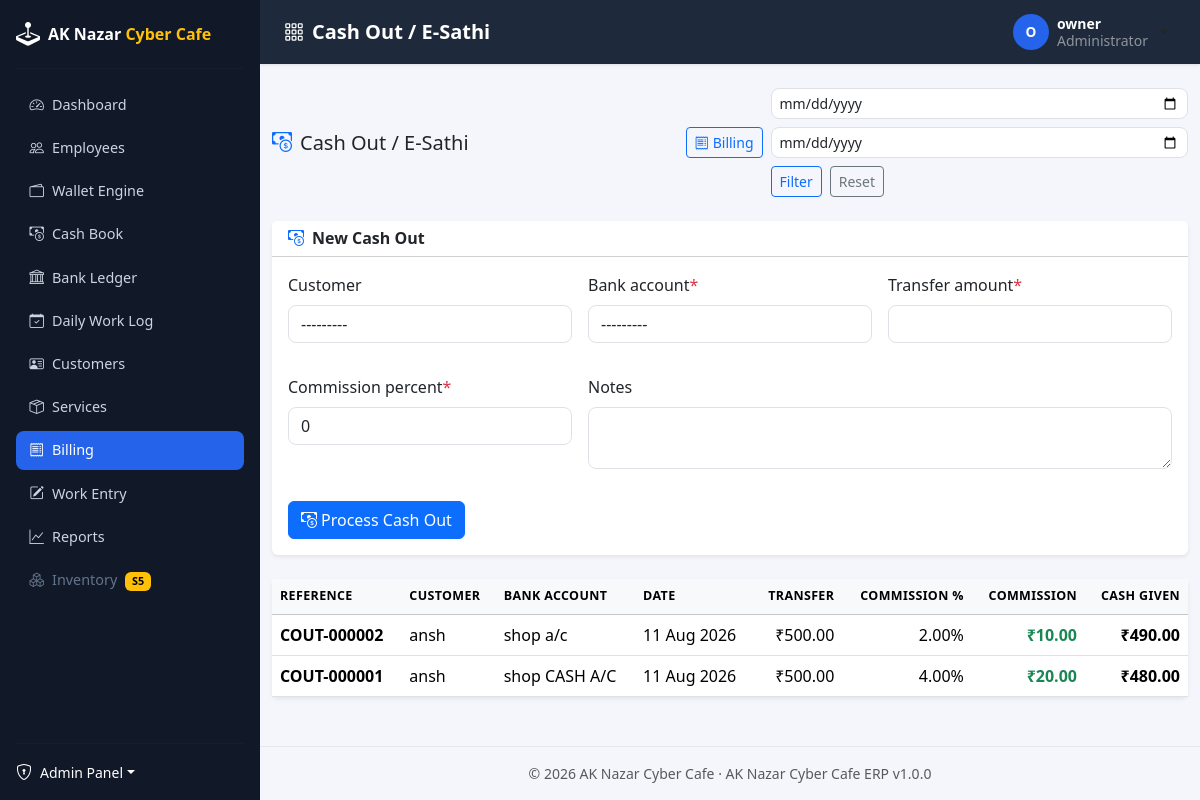
Page /billing/cashout/ (signed in) on the committed database.
### apps/accounts/models/user.py (models this page shows, shortened)
class User(BaseModel, AbstractBaseUser, PermissionsMixin):
    username = models.CharField(max_length=150, unique=True, db_index=True)
    email = models.EmailField(unique=True, null=True, blank=True, db_index=True)
    phone = models.CharField(max_length=15, unique=True, null=True, blank=True)
    first_name = models.CharField(max_length=100, blank=True)
    last_name = models.CharField(max_length=100, blank=True)
    is_staff = models.BooleanField(default=False)
    date_joined = models.DateTimeField(auto_now_add=True)
    objects = UserManager()
    USERNAME_FIELD = "username"
    REQUIRED_FIELDS = []
    class Meta:
        ordering = ["-date_joined"]
        verbose_name = "User"
        verbose_name_plural = "Users"
    def get_full_name(self):
        full_name = " ".join(part for part in (self.first_name, self.last_name) if part).strip()
        return full_name or self.username
    def get_short_name(self):
        return self.first_name or self.username

### apps/billing/models/invoice.py (models this page shows, shortened)
class CashOut(BaseModel):
    reference_number = models.CharField(max_length=30, unique=True, editable=False, db_index=True)
    customer = models.ForeignKey(
        Customer,
        on_delete=models.SET_NULL,
        null=True,
        blank=True,
        related_name="cash_outs",
    )
    bank_account = models.ForeignKey(
        BankAccount,
        on_delete=models.PROTECT,
        related_name="cash_outs",
    )
    transfer_amount = money_field()
    commission_percent = models.DecimalField(max_digits=5, decimal_places=2)
    commission_amount = money_field()
    cash_given = money_field()
    status = models.CharField(
        max_length=10,
        choices=CashOutStatus.choices,
        default=CashOutStatus.DONE,
        db_index=True,
    )
    notes = models.TextField(blank=True)
    cash_out_on = models.DateField(default=date.today, db_index=True)
    class Meta:
        ordering = ["-cash_out_on", "-created_at"]
        verbose_name = "Cash Out"
        verbose_name_plural = "Cash Outs"

### apps/customers/models/customer.py (models this page shows)
class Customer(BaseModel):
    full_name = models.CharField(max_length=150, db_index=True)
    phone = models.CharField(max_length=15, unique=True, blank=True, db_index=True)
    email = models.EmailField(blank=True)
    gender = models.CharField(max_length=10, choices=Gender.choices, blank=True)
    date_of_birth = models.DateField(null=True, blank=True)
    address_line = models.CharField(max_length=255, blank=True)
    city = models.CharField(max_length=100, blank=True)
    state = models.CharField(max_length=100, blank=True)
    pincode = models.CharField(max_length=10, blank=True)
    credit_limit = money_field(default=0, blank=True)
    credit_balance = money_field(default=0, blank=True)
    notes = models.TextField(blank=True)
    class Meta:
        ordering = ["-created_at"]
        verbose_name = "Customer"
        verbose_name_plural = "Customers"
        indexes = [
            models.Index(fields=["full_name", "phone"]),
        ]
    def __str__(self):
        return self.full_name

### apps/finance/models/bank.py (models this page shows, shortened)
class BankAccount(BaseModel):
    account_name = models.CharField(max_length=150)
    bank_name = models.CharField(max_length=150)
    branch = models.CharField(max_length=100, blank=True)
    account_number = models.CharField(max_length=50, unique=True, db_index=True)
    ifsc_code = models.CharField(max_length=20, blank=True)
    account_type = models.CharField(
        max_length=20,
        choices=BankAccountType.choices,
        default=BankAccountType.CURRENT,
    )
    opening_balance = money_field(default=0)
    class Meta:
        ordering = ["account_name"]
        verbose_name = "Bank Account"
        verbose_name_plural = "Bank Accounts"
    def __str__(self):
        return f"{self.account_name} ({self.bank_name})"

### apps/billing/views/invoice.py (the view, shortened to what this page needs)
# urls.py: path("cashout/", invoice_views.CashOutListView.as_view(), name="cashout_list"),
class CashOutListView(LoginRequiredMixin, PermissionRequiredMixin, ListView):
    permission_required = "billing.view_cashout"
    template_name = "billing/cashout_list.html"
    context_object_name = "cash_outs"
    paginate_by = 20
    def get_queryset(self):
        filters = {
            "from_date": self.request.GET.get("from_date", ""),
            "to_date": self.request.GET.get("to_date", ""),
        }
        return InvoiceSelector.list_cash_outs(filters)
    def get_context_data(self, **kwargs):
        context = super().get_context_data(**kwargs)
        context["page_title"] = "Cash Out / E-Sathi"
        if self.request.user.has_perm("billing.add_cashout"):
            context["cashout_form"] = CashOutForm()
        return context

### apps/billing/forms/invoice.py
class CashOutForm(forms.ModelForm):
    class Meta:
        model = CashOut
        fields = ["customer", "bank_account", "transfer_amount", "commission_percent", "notes"]
        widgets = {
            "customer": forms.Select(attrs={"class": "form-select"}),
            "bank_account": forms.Select(attrs={"class": "form-select"}),
            "transfer_amount": forms.NumberInput(attrs={"class": "form-control", "step": "0.01", "min": "0.01"}),
            "commission_percent": forms.NumberInput(attrs={"class": "form-control", "step": "0.01", "min": "0", "max": "100"}),
            "notes": forms.Textarea(attrs={"class": "form-control", "rows": 2}),
        }
    def __init__(self, *args, **kwargs):
        super().__init__(*args, **kwargs)
        self.fields["customer"].queryset = Customer.objects.order_by("full_name")
        self.fields["customer"].required = False
        self.fields["bank_account"].queryset = BankAccount.objects.order_by("account_name")
        self.fields["commission_percent"].initial = 0

### apps/billing/selectors/invoice_selector.py (called while the page is built)
    @staticmethod
    def list_cash_outs(filters: dict):
        queryset = CashOut.objects.select_related("customer", "bank_account").order_by(
            "-cash_out_on", "-created_at"
        )
        from_date = filters.get("from_date")
        to_date = filters.get("to_date")
        if from_date:
            queryset = queryset.filter(cash_out_on__gte=from_date)
        if to_date:
            queryset = queryset.filter(cash_out_on__lte=to_date)
        return queryset

### apps/common/context_processors.py (called while the page is built)
def erp_context(request):
    return {
        "ERP_APP_NAME": settings.ERP_APP_NAME,
        "ERP_APP_VERSION": settings.ERP_APP_VERSION,
        "ERP_COMPANY_NAME": settings.ERP_COMPANY_NAME,
        "ERP_COMPANY_ADDRESS": settings.ERP_COMPANY_ADDRESS,
    }

### apps/common/managers.py (called while the page is built)
    def get_queryset(self):
        return super().get_queryset().filter(deleted_at__isnull=True)

### apps/common/templatetags/erp_tags.py (called while the page is built)
@register.filter(name="inr")
def inr(value, decimal_places: int = 2) -> str:
    if value in (None, ""):
        return "\u20b90.00"
    try:
        amount = Decimal(str(value))
    except Exception:
        return str(value)
    amount = amount.quantize(Decimal("1." + "0" * decimal_places), rounding=ROUND_HALF_UP)
    formatted = number_format(amount, decimal_pos=decimal_places, use_l10n=True)
    return f"\u20b9{formatted}"

@register.filter(name="add_class")
def add_class(field, css_class: str):
    return field.as_widget(attrs={"class": css_class})

### templates/billing/cashout_list.html (shortened to what this page needs)
{% extends "base.html" %}
{% load erp_tags %}
{% block content %}
<div class="d-flex flex-wrap align-items-center justify-content-between gap-2 mb-4">
    <h5 class="mb-0"><i class="bi bi-cash-coin me-2 text-primary"></i>Cash Out / E-Sathi</h5>
    <div class="d-flex flex-wrap gap-2 align-items-center">
        <a href="{% url 'billing:list' %}" class="btn btn-sm btn-outline-primary">
            <i class="bi bi-receipt me-1"></i>Billing
        </a>
        <form method="get" class="d-flex flex-wrap gap-2 align-items-center">
            <input type="date" name="from_date" class="form-control form-control-sm" value="{{ request.GET.from_date }}">
            <input type="date" name="to_date" class="form-control form-control-sm" value="{{ request.GET.to_date }}">
            <button class="btn btn-sm btn-outline-primary">Filter</button>
            <a href="{% url 'billing:cashout_list' %}" class="btn btn-sm btn-outline-secondary">Reset</a>
        </form>
    </div>
</div>
{% if cashout_form %}
    <div class="card shadow-sm border-0 mb-4">
        <div class="card-header bg-white">
            <h6 class="mb-0 fw-semibold"><i class="bi bi-cash-coin me-2 text-primary"></i>New Cash Out</h6>
        </div>
        <div class="card-body">
            <form method="post" class="row g-3">
                <div class="col-md-4">{% include "includes/field.html" with field=cashout_form.customer %}</div>
                <div class="col-md-4">{% include "includes/field.html" with field=cashout_form.bank_account %}</div>
                <div class="col-md-4">{% include "includes/field.html" with field=cashout_form.transfer_amount %}</div>
                <div class="col-md-4">{% include "includes/field.html" with field=cashout_form.commission_percent %}</div>
                <div class="col-md-8">{% include "includes/field.html" with field=cashout_form.notes %}</div>
                <div class="col-12">
                    <button type="submit" class="btn btn-primary"><i class="bi bi-cash-coin me-1"></i>Process Cash Out</button>
                </div>
            </form>
        </div>
    </div>
{% endif %}
<div class="card shadow-sm border-0">
    <div class="table-responsive">
        <table class="table table-hover align-middle mb-0">
            <thead class="table-light">
                <tr>
                    <th scope="col">Reference</th>
                    <th scope="col">Customer</th>
                    <th scope="col">Bank Account</th>
                    <th scope="col">Date</th>
                    <th scope="col" class="text-end">Transfer</th>
                    <th scope="col" class="text-end">Commission %</th>
                    <th scope="col" class="text-end">Commission</th>
                    <th scope="col" class="text-end">Cash Given</th>
                </tr>
            </thead>
            <tbody>
                {% for cash_out in cash_outs %}
                    <tr>
                        <td class="fw-semibold">{{ cash_out.reference_number }}</td>
                        <td>{{ cash_out.customer.full_name|default:"Walk-in" }}</td>
                        <td>{{ cash_out.bank_account.account_name }}</td>
                        <td>{{ cash_out.cash_out_on|date:"d M Y" }}</td>
                        <td class="text-end">{{ cash_out.transfer_amount|inr }}</td>
                        <td class="text-end">{{ cash_out.commission_percent|floatformat:2 }}%</td>
                        <td class="text-end text-success fw-semibold">{{ cash_out.commission_amount|inr }}</td>
                        <td class="text-end fw-semibold">{{ cash_out.cash_given|inr }}</td>
                    </tr>
                {% endfor %}
            </tbody>
        </table>
    </div>
</div>
{% endblock %}

### templates/includes/topbar.html (shortened to what this page needs)
<nav class="app-topbar d-flex align-items-center justify-content-between px-4">
    <h5 class="mb-0 text-white fw-semibold">
        <i class="bi bi-grid-3x3-gap me-2"></i>{{ page_title|default:"Dashboard" }}
    </h5>
    <div class="d-flex align-items-center gap-3">
        <div class="dropdown">
            <button class="btn btn-user dropdown-toggle d-flex align-items-center gap-2" type="button" data-bs-toggle="dropdown">
                <span class="user-avatar d-inline-flex align-items-center justify-content-center">
                    {{ request.user.get_short_name|slice:":1"|upper }}
                </span>
                <span class="d-none d-md-inline text-start lh-sm">
                    <span class="d-block small fw-semibold text-white">{{ request.user.get_full_name }}</span>
                    <span class="d-block small text-white-50">
                        {% if request.user.employee %}{{ request.user.employee.get_role_display }}{% else %}Administrator{% endif %}
                    </span>
                </span>
            </button>
        </div>
    </div>
</nav>

### templates/includes/field.html (shortened to what this page needs)
{% load erp_tags %}
<div class="mb-3">
    <label for="{{ field.id_for_label }}" class="form-label">
        {{ field.label }}{% if field.field.required %}<span class="text-danger">*</span>{% endif %}
    </label>
    {{ field|add_class:"form-control" }}
</div>

### static/css/site.css (style rules this page uses)
:root { --erp-sidebar-bg: #111827; --erp-sidebar-hover: #1f2937; --erp-sidebar-active: #2563eb; --erp-topbar-bg: #1e293b; --erp-accent: #2563eb; --erp-accent-warm: #f59e0b; --erp-content-bg: #f4f6fb; }
body { background: var(--erp-content-bg); font-family: "Segoe UI", system-ui, -apple-system, Roboto, "Helvetica Neue", sans-serif; }
.app-topbar { background: var(--erp-topbar-bg); min-height: 64px; box-shadow: 0 1px 3px rgba(0, 0, 0, 0.1); }
.btn-user { background: transparent; border: none; padding: 0.25rem 0.5rem; }
.user-avatar, .user-avatar-sm, .user-avatar-lg { display: inline-flex; align-items: center; justify-content: center; background: var(--erp-accent); color: #fff; font-weight: 700; border-radius: 50%; flex-shrink: 0; }
.user-avatar { width: 36px; height: 36px; font-size: 0.85rem; }
.form-control, .form-select { border-radius: 0.5rem; }
.table thead th { font-size: 0.78rem; text-transform: uppercase; letter-spacing: 0.03em; }

### rows in the picture
User: user.get_short_name "O", user.get_full_name "owner"
CashOut: reference_number "COUT-000002", customer.full_name "ansh", bank_account.account_name "shop a/c", cash_out_on "11 Aug 2026", transfer_amount|inr "₹500.00", commission_percent "2.00", commission_amount|inr "₹10.00", cash_given|inr "₹490.00"
CashOut: reference_number "COUT-000001", customer.full_name "ansh", bank_account.account_name "shop CASH A/C", cash_out_on "11 Aug 2026", transfer_amount|inr "₹500.00", commission_percent "4.00", commission_amount|inr "₹20.00", cash_given|inr "₹480.00"

### other values in the picture
{{ page_title|default:"Dashboard" }} "Cash Out / E-Sathi"
{{ field.label }} "Customer Bank account Transfer amount Commission percent Notes"
{{ ERP_COMPANY_NAME }} "AK Nazar Cyber Cafe"
{{ ERP_APP_NAME }} "AK Nazar Cyber Cafe ERP"
{{ ERP_APP_VERSION }} "1.0.0"
